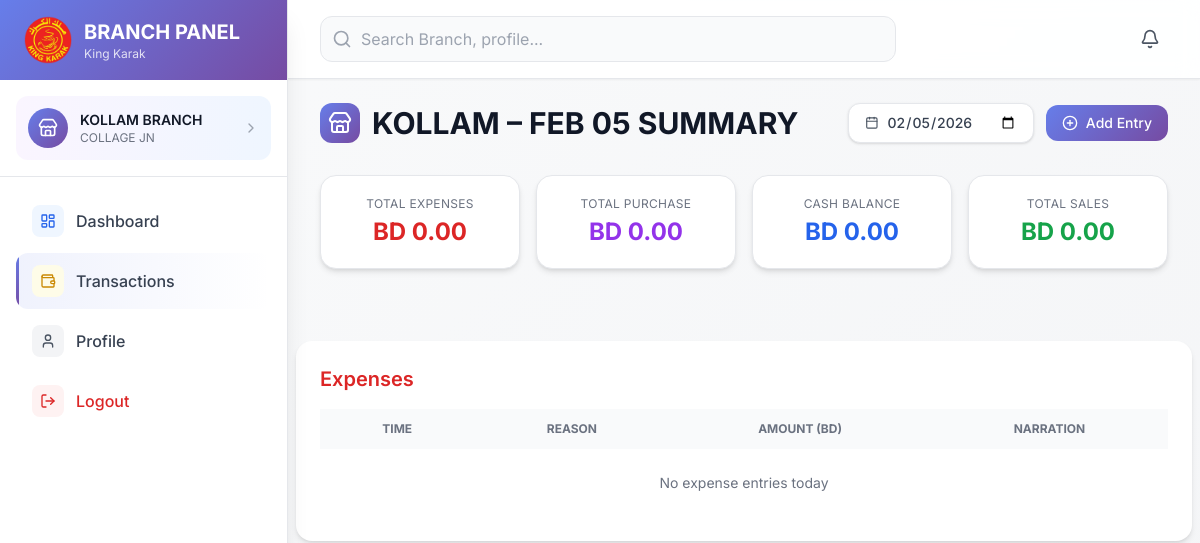
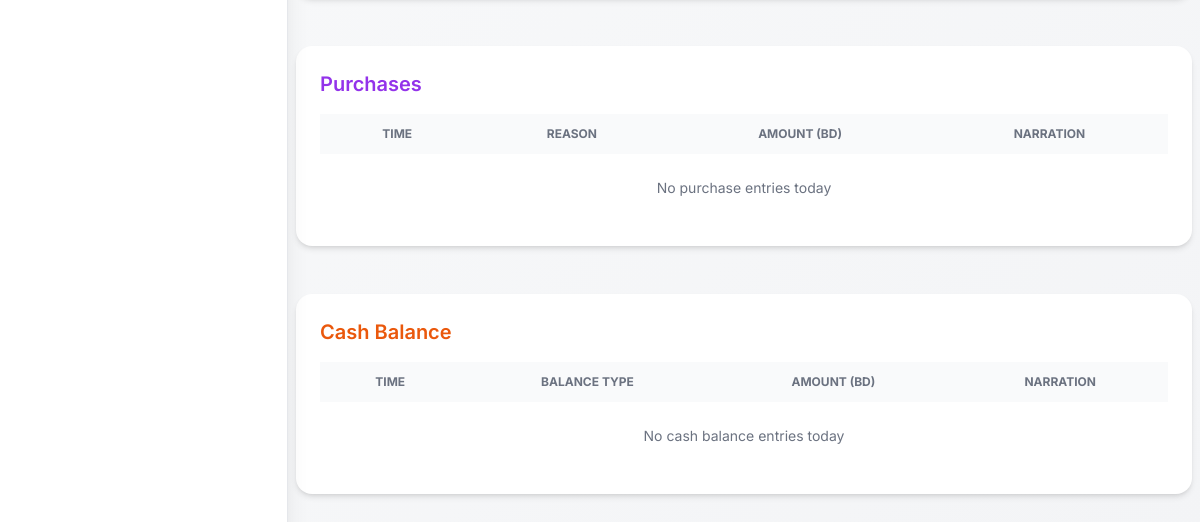
The app's page /branch/expense-entry/list/ (signed in), older data (2 pictures, top to bottom).
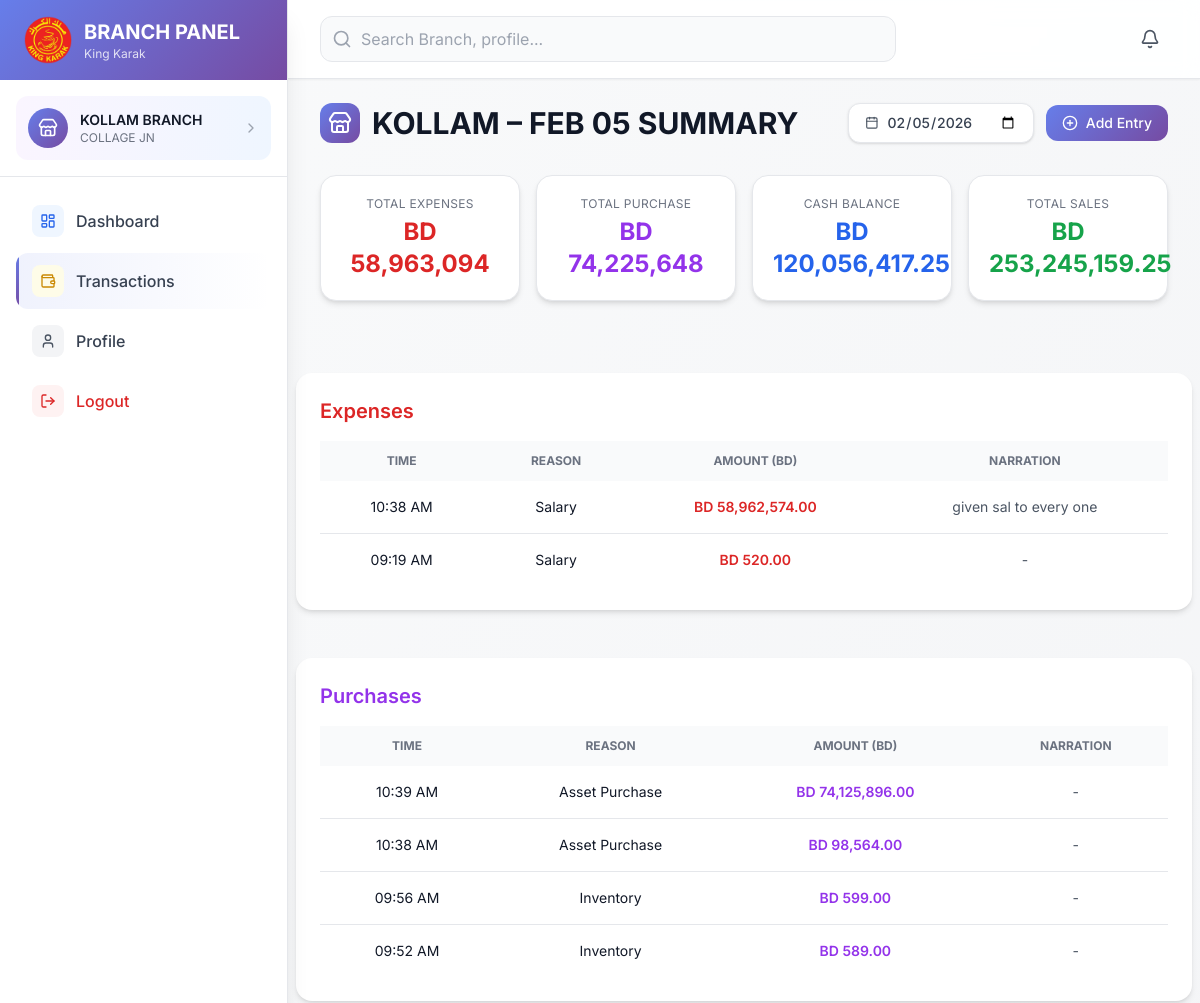
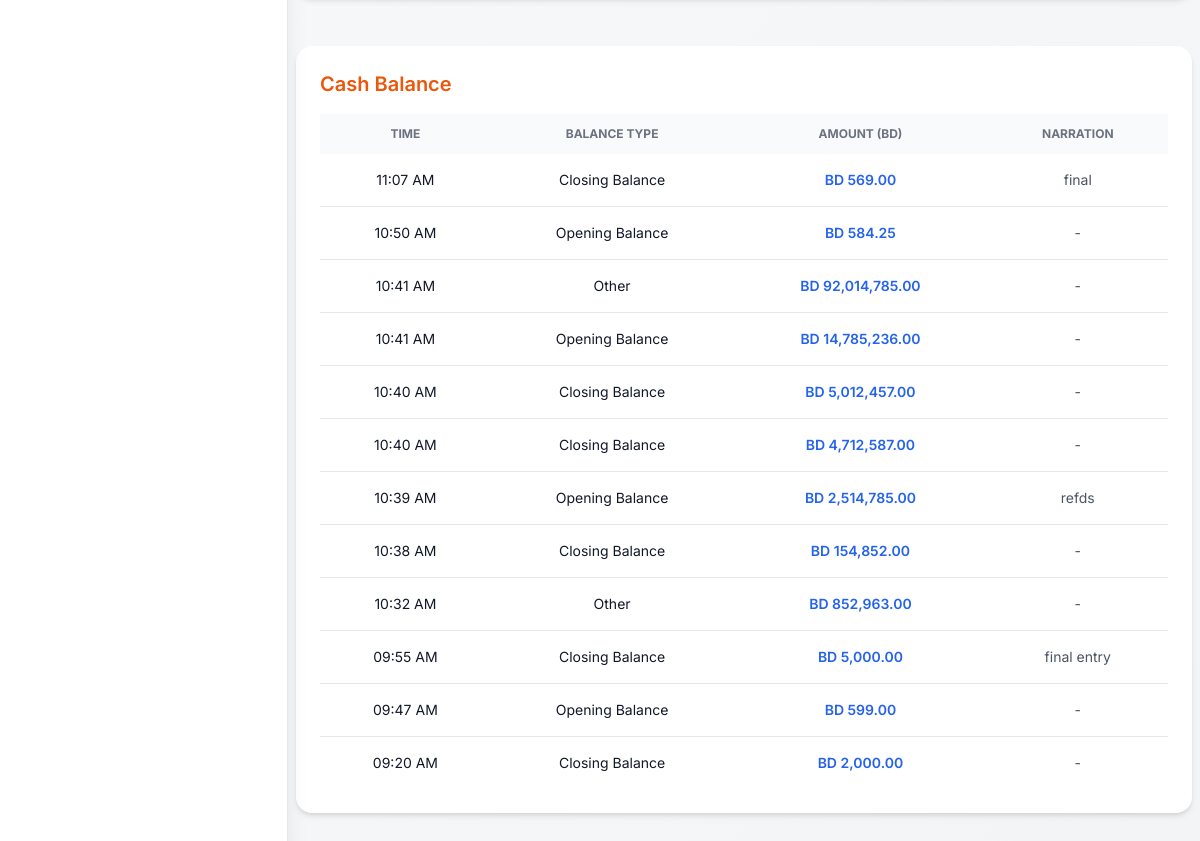
The same page, newer data (2 pictures, top to bottom).
### app/models.py (models this page shows, shortened)
class Transaction(models.Model):
    PURCHASE_CATEGORY_CHOICES = (
        ("RAW", "Raw Material"),
        ("ASSET", "Asset Purchase"),
        ("INVENTORY", "Inventory"),
        ('OTHER', 'Other'),
    )
    EXPENSE_CATEGORY_CHOICES = (
        ("RENT", "Rent"),
        ("SALARY", "Salary"),
        ("UTILITY", "Utility"),
        ("MARKETING", "Marketing"),
        ('OTHER', 'Other'),
    )
    CASHBALANCE_CATEGORY_CHOICES = (
        ("OPENING", "Opening Balance"),
        ("CLOSING", "Closing Balance"),
        ('OTHER', 'Other'),
    )
    TRANSACTION_TYPE_CHOICES = (
        ("SALE", "Sales"),
        ("PURCHASE", "Purchase"),
        ("EXPENSE", "Expense"),
        ("CASHBALANCE", "Cash Balance"),
    )
    branch = models.ForeignKey(
        Branch, on_delete=models.CASCADE, related_name="transactions"
    )
    transaction_type = models.CharField(max_length=12, choices=TRANSACTION_TYPE_CHOICES
    )
    purchase_category = models.CharField(max_length=30, choices=PURCHASE_CATEGORY_CHOICES,null=True,blank=True
    )
    expense_category = models.CharField(max_length=30, choices=EXPENSE_CATEGORY_CHOICES,null=True,blank=True
    )
    cashbalance_category = models.CharField(max_length=30, choices=CASHBALANCE_CATEGORY_CHOICES,null=True,blank=True
    )
    amount = models.DecimalField(max_digits=10, decimal_places=2)
    description = models.TextField(null=True, blank=True)
    created_on = models.DateTimeField(default=timezone.now)

### app/views.py (the view)
# urls.py: path('branch/expense-entry/list/', views.branch_expense_sales_list, name='branch_expense_sales_list'),
@login_required(login_url="login")
def branch_expense_sales_list(request):
    try:
        branch = request.user.branch_account
    except Branch.DoesNotExist:
        messages.error(request, "You do not have a branch assigned.")
        return redirect("branch_dashboard")
    today = timezone.localdate()
    selected_date_str = request.GET.get("date")
    if selected_date_str:
        try:
            from datetime import datetime as dt
            selected_date = dt.strptime(selected_date_str, "%Y-%m-%d").date()
        except (ValueError, TypeError):
            selected_date = today
    else:
        selected_date = today
    start_of_day = timezone.make_aware(datetime.combine(selected_date, time.min))
    end_of_day = timezone.make_aware(datetime.combine(selected_date, time.max))
    transactions = branch.transactions.filter(
        created_on__gte=start_of_day, created_on__lte=end_of_day
    ).order_by("-created_on")
    sales_transactions = transactions.filter(transaction_type="SALE")
    expense_transactions = transactions.filter(transaction_type="EXPENSE")
    purchase_transactions = transactions.filter(transaction_type="PURCHASE")
    cashbalance_transactions = transactions.filter(transaction_type="CASHBALANCE")
    totals = transactions.aggregate(
        total_expense=Sum(
            Case(
                When(transaction_type="EXPENSE", then="amount"),
                default=Decimal("0.00"),
                output_field=DecimalField()
            )
        ),
        total_purchase=Sum(
            Case(
                When(transaction_type="PURCHASE", then="amount"),
                default=Decimal("0.00"),
                output_field=DecimalField()
            )
        ),
        total_cashbalance=Sum(
            Case(
                When(transaction_type="CASHBALANCE", then="amount"),
                default=Decimal("0.00"),
                output_field=DecimalField()
            )
        ),
    )
    total_expense = totals["total_expense"] or Decimal("0.00")
    total_purchase = totals["total_purchase"] or Decimal("0.00")
    total_cashbalance = totals["total_cashbalance"] or Decimal("0.00")
    balance_total = total_purchase + total_expense + total_cashbalance
    context = {
        "branch": branch,
        "today": today,
        "selected_date": selected_date,
        "sales_transactions": sales_transactions,
        "expense_transactions": expense_transactions,
        "purchase_transactions": purchase_transactions,
        "cashbalance_transactions": cashbalance_transactions,
        "total_expense": total_expense,
        "total_purchase": total_purchase,
        "total_cashbalance": total_cashbalance,
        "balance_total": balance_total,
    }
    return render(request, "branch/branch_expense_sales.html", context)

### app/templates/branch/branch_expense_sales.html (shortened to what the changed rows need)
{% extends "branchbase.html" %}
{% load humanize %}
{% block content %}
<div class="space-y-8">
    <div class="flex flex-col gap-4 sm:flex-row sm:items-center sm:justify-between">
    <h1 class="text-xl sm:text-3xl font-bold text-gray-900 flex items-center gap-3 uppercase text-center sm:text-left">
        <div class="w-10 h-10 rounded-xl gradient-primary flex items-center justify-center shrink-0">
            <i data-lucide="store" class="w-6 h-6 text-white"></i>
        </div>
        <span class="break-words">
            {{ branch.name }} – {{ selected_date|date:"M d" }} Summary
        </span>
    </h1>
</div>
    <div class="grid grid-cols-2 sm:grid-cols-4 gap-4">
    <div class="bg-white p-5 rounded-2xl shadow-md hover:shadow-lg transition text-center border">
        <h3 class="text-xs uppercase tracking-wide text-gray-500">Total Expenses</h3>
        <p class="mt-1 text-2xl font-bold text-red-600">
            BD {{ total_expense|intcomma }}
        </p>
    </div>
    <div class="bg-white p-5 rounded-2xl shadow-md hover:shadow-lg transition text-center border">
        <h3 class="text-xs uppercase tracking-wide text-gray-500">Total Purchase</h3>
        <p class="mt-1 text-2xl font-bold text-purple-600">
            BD {{ total_purchase|intcomma }}
        </p>
    </div>
    <div class="bg-white p-5 rounded-2xl shadow-md hover:shadow-lg transition text-center border">
        <h3 class="text-xs uppercase tracking-wide text-gray-500">Cash Balance</h3>
        <p class="mt-1 text-2xl font-bold text-blue-600">
            BD {{ total_cashbalance|intcomma }}
        </p>
    </div>
    <div class="bg-white p-5 rounded-2xl shadow-md hover:shadow-lg transition text-center border">
        <h3 class="text-xs uppercase tracking-wide text-gray-500">Total Sales</h3>
        <p class="mt-1 text-2xl font-bold text-green-600">
            BD {{ balance_total|intcomma }}
        </p>
    </div>
</div>
</div>
</div>
<div class="bg-white rounded-2xl p-6 mx-2 my-12 shadow-md">
    <h2 class="text-xl font-semibold mb-4 text-red-600">Expenses</h2>
    <div class="overflow-x-auto">
        <table class="min-w-full border-collapse">
            <thead class="bg-gray-50">
                <tr class="text-xs uppercase text-gray-500">
                    <th class="px-6 py-3 text-center">Time</th>
                    <th class="px-6 py-3 text-center">Reason</th>
                    <th class="px-6 py-3 text-center">Amount (BD)</th>
                    <th class="px-6 py-3 text-center">Narration</th>
                </tr>
            </thead>
            <tbody class="divide-y text-sm">
                {% for t in expense_transactions %}
                <tr class="hover:bg-gray-50">
                    <td class="px-6 py-4 text-center whitespace-nowrap">
                        {{ t.created_on|date:"h:i A" }}
                    </td>
                    <td class="px-6 py-4 text-center">
                        {{ t.get_expense_category_display }}
                    </td>
                    <td class="px-6 py-4 text-center font-semibold text-red-600 whitespace-nowrap">
                        BD {{ t.amount|floatformat:2|intcomma }}
                    </td>
                    <td class="px-6 py-4 text-center text-gray-600">
                        {{ t.description|default:"-" }}
                    </td>
                </tr>
                {% empty %}
                <tr>
                    <td colspan="4" class="py-6 text-center text-gray-500">
                        No expense entries today
                    </td>
                </tr>
                {% endfor %}
            </tbody>
        </table>
    </div>
</div>
<div class="bg-white rounded-2xl p-6 mx-2 mb-12 shadow-md">
    <h2 class="text-xl font-semibold mb-4 text-purple-600">Purchases</h2>
    <div class="overflow-x-auto">
        <table class="min-w-full border-collapse">
            <thead class="bg-gray-50">
                <tr class="text-xs uppercase text-gray-500">
                    <th class="px-6 py-3 text-center">Time</th>
                    <th class="px-6 py-3 text-center">Reason</th>
                    <th class="px-6 py-3 text-center">Amount (BD)</th>
                    <th class="px-6 py-3 text-center">Narration</th>
                </tr>
            </thead>
            <tbody class="divide-y text-sm">
                {% for t in purchase_transactions %}
                <tr class="hover:bg-gray-50">
                    <td class="px-6 py-4 text-center whitespace-nowrap">
                        {{ t.created_on|date:"h:i A" }}
                    </td>
                    <td class="px-6 py-4 text-center">
                        {{ t.get_purchase_category_display }}
                    </td>
                    <td class="px-6 py-4 text-center font-semibold text-purple-600 whitespace-nowrap">
                        BD {{ t.amount|floatformat:2|intcomma }}
                    </td>
                    <td class="px-6 py-4 text-center text-gray-600">
                        {{ t.description|default:"-" }}
                    </td>
                </tr>
                {% empty %}
                <tr>
                    <td colspan="4" class="py-6 text-center text-gray-500">
                        No purchase entries today
                    </td>
                </tr>
                {% endfor %}
            </tbody>
        </table>
    </div>
</div>
<div class="bg-white rounded-2xl p-6 mx-2 mb-12 shadow-md">
    <h2 class="text-xl font-semibold mb-4 text-orange-600">Cash Balance</h2>
    <div class="overflow-x-auto">
        <table class="min-w-full border-collapse">
            <thead class="bg-gray-50">
                <tr class="text-xs uppercase text-gray-500">
                    <th class="px-6 py-3 text-center">Time</th>
                    <th class="px-6 py-3 text-center">Balance Type</th>
                    <th class="px-6 py-3 text-center">Amount (BD)</th>
                    <th class="px-6 py-3 text-center">Narration</th>
                </tr>
            </thead>
            <tbody class="divide-y text-sm">
                {% for t in cashbalance_transactions %}
                <tr class="hover:bg-gray-50">
                    <td class="px-6 py-4 text-center whitespace-nowrap">
                        {{ t.created_on|date:"h:i A" }}
                    </td>
                    <td class="px-6 py-4 text-center">
                        {{ t.get_cashbalance_category_display }}
                    </td>
                    <td class="px-6 py-4 text-center font-semibold text-blue-600 whitespace-nowrap">
                        BD {{ t.amount|floatformat:2|intcomma }}
                    </td>
                    <td class="px-6 py-4 text-center text-gray-600">
                        {{ t.description|default:"-" }}
                    </td>
                </tr>
                {% empty %}
                <tr>
                    <td colspan="4" class="py-6 text-center text-gray-500">
                        No cash balance entries today
                    </td>
                </tr>
                {% endfor %}
            </tbody>
        </table>
    </div>
</div>
{% endblock %}

Row changes from the older to the newer data that the page shows:
added Transaction: created_on "10:38 AM", expense_category "Salary", amount "58,962,574.00", description "given sal to every one", shown under "Expenses"
added Transaction: created_on "09:19 AM", expense_category "Salary", amount "520.00", description "-", shown under "Expenses"
added Transaction: created_on "10:39 AM", purchase_category "Asset Purchase", amount "74,125,896.00", description "-", shown under "Purchases"
added Transaction: created_on "10:38 AM", purchase_category "Asset Purchase", amount "98,564.00", description "-", shown under "Purchases"
added Transaction: created_on "09:56 AM", purchase_category "Inventory", amount "599.00", description "-", shown under "Purchases"
added Transaction: created_on "09:52 AM", purchase_category "Inventory", amount "589.00", description "-", shown under "Purchases"
added Transaction: created_on "11:07 AM", cashbalance_category "Closing Balance", amount "569.00", description "final", shown under "Cash Balance"
added Transaction: created_on "10:50 AM", cashbalance_category "Opening Balance", amount "584.25", description "-", shown under "Cash Balance"
added Transaction: created_on "10:41 AM", cashbalance_category "Other", amount "92,014,785.00", description "-", shown under "Cash Balance"
added Transaction: created_on "10:41 AM", cashbalance_category "Opening Balance", amount "14,785,236.00", description "-", shown under "Cash Balance"
added Transaction: created_on "10:40 AM", cashbalance_category "Closing Balance", amount "5,012,457.00", description "-", shown under "Cash Balance"
added Transaction: created_on "10:40 AM", cashbalance_category "Closing Balance", amount "4,712,587.00", description "-", shown under "Cash Balance"
added Transaction: created_on "10:39 AM", cashbalance_category "Opening Balance", amount "2,514,785.00", description "refds", shown under "Cash Balance"
added Transaction: created_on "10:38 AM", cashbalance_category "Closing Balance", amount "154,852.00", description "-", shown under "Cash Balance"
added Transaction: created_on "10:32 AM", cashbalance_category "Other", amount "852,963.00", description "-", shown under "Cash Balance"
added Transaction: created_on "09:55 AM", cashbalance_category "Closing Balance", amount "5,000.00", description "final entry", shown under "Cash Balance"
added Transaction: created_on "09:47 AM", cashbalance_category "Opening Balance", amount "599.00", description "-", shown under "Cash Balance"
added Transaction: created_on "09:20 AM", cashbalance_category "Closing Balance", amount "2,000.00", description "-", shown under "Cash Balance"
Text that changed along with them:
{{ total_expense|intcomma }}: "0.00" → "58,963,094"
{{ total_purchase|intcomma }}: "0.00" → "74,225,648"
{{ total_cashbalance|intcomma }}: "0.00" → "120,056,417.25"
{{ balance_total|intcomma }}: "0.00" → "253,245,159.25"
text no longer shown: "No expense entries today No purchase entries today No cash balance entries today"
